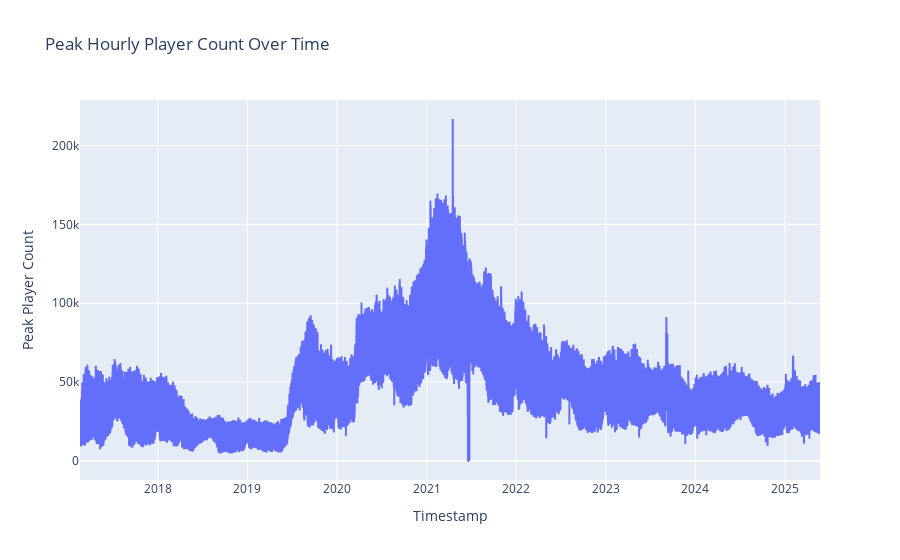

Here is the notebook cell this chart was saved with:
### Markdown cell above
## Basic Plots

### Code cell
fig = px.line(df, x="Timestamp", y="Peak Player Count", title="Peak Hourly Player Count Over Time")
fig

### Figure 1 — Plotly figure (JSON) as saved in the notebook; plotly's stock layout.template omitted (floating-point values rounded to 4 significant figures; data arrays with more than 128 entries replaced by an {"elided": "..."} marker saying what was removed)
{"data": [{"hovertemplate": "Timestamp=%{x}<br>Peak Player Count=%{y}<extra></extra>", "legendgroup": "", "line": {"color": "#636efa", "dash": "solid"}, "marker": {"symbol": "circle"}, "mode": "lines", "name": "", "showlegend": false, "type": "scattergl", "x": {"elided": "72402 str values"}, "xaxis": "x", "y": {"elided": "72402 float values"}, "yaxis": "y"}], "layout": {"legend": {"tracegroupgap": 0}, "title": {"text": "Peak Hourly Player Count Over Time"}, "xaxis": {"anchor": "y", "domain": [0, 1], "title": {"text": "Timestamp"}}, "yaxis": {"anchor": "x", "domain": [0, 1], "title": {"text": "Peak Player Count"}}}}
